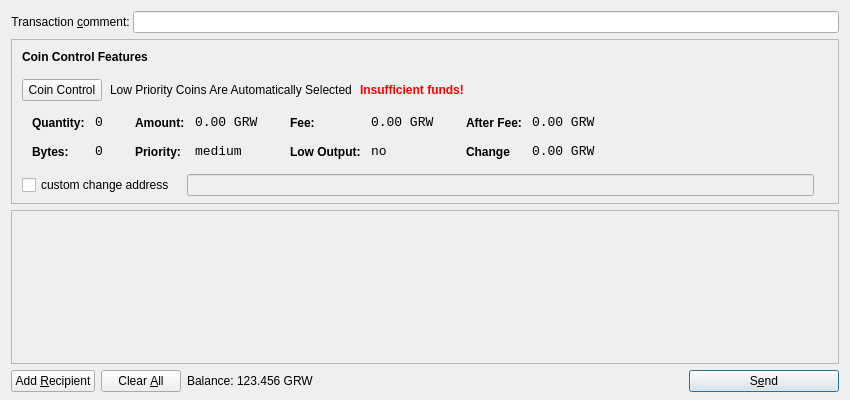
<?xml version="1.0" encoding="UTF-8"?>
<ui version="4.0">
 <class>SendCoinsDialog</class>
 <widget class="QDialog" name="SendCoinsDialog">
  <property name="geometry">
   <rect>
    <x>0</x>
    <y>0</y>
    <width>850</width>
    <height>400</height>
   </rect>
  </property>
  <property name="windowTitle">
   <string>Send Coins</string>
  </property>
  <layout class="QVBoxLayout" name="verticalLayout" stretch="0,1,0,0">
   <property name="bottomMargin">
    <number>8</number>
   </property>
   <item>
    <layout class="QHBoxLayout" name="horizontalLayoutTxComment">
     <property name="spacing">
      <number>0</number>
     </property>
     <item>
      <widget class="QLabel" name="labelTxComment">
       <property name="text">
        <string>Transaction &amp;comment: </string>
       </property>
       <property name="alignment">
        <set>Qt::AlignLeading|Qt::AlignLeft|Qt::AlignRight|Qt::AlignTrailing|Qt::AlignVCenter</set>
       </property>
       <property name="buddy">
        <cstring>editTxComment</cstring>
       </property>
      </widget>
     </item>
     <item>
      <widget class="QValidatedLineEdit" name="editTxComment">
       <property name="enabled">
        <bool>true</bool>
       </property>
       <property name="toolTip">
        <string>Enter a transaction comment (Note: this information is public)</string>
       </property>
      </widget>
     </item>
    </layout>
   </item>
   <item>
    <widget class="QFrame" name="frameCoinControl">
     <property name="enabled">
      <bool>true</bool>
     </property>
     <property name="sizePolicy">
      <sizepolicy hsizetype="Expanding" vsizetype="Fixed">
       <horstretch>0</horstretch>
       <verstretch>0</verstretch>
      </sizepolicy>
     </property>
     <property name="maximumSize">
      <size>
       <width>16777215</width>
       <height>16777215</height>
      </size>
     </property>
     <property name="frameShape">
      <enum>QFrame::StyledPanel</enum>
     </property>
     <property name="frameShadow">
      <enum>QFrame::Sunken</enum>
     </property>
     <layout class="QVBoxLayout" name="verticalLayoutCoinControl2">
      <property name="spacing">
       <number>-1</number>
      </property>
      <property name="leftMargin">
       <number>0</number>
      </property>
      <property name="topMargin">
       <number>0</number>
      </property>
      <property name="rightMargin">
       <number>0</number>
      </property>
      <property name="bottomMargin">
       <number>6</number>
      </property>
      <item>
       <layout class="QVBoxLayout" name="verticalLayoutCoinControl" stretch="0,0,0,0,1">
        <property name="spacing">
         <number>0</number>
        </property>
        <property name="leftMargin">
         <number>10</number>
        </property>
        <property name="topMargin">
         <number>10</number>
        </property>
        <item>
         <layout class="QHBoxLayout" name="horizontalLayoutCoinControl1">
          <property name="bottomMargin">
           <number>15</number>
          </property>
          <item>
           <widget class="QLabel" name="labelCoinControlFeatures">
            <property name="sizePolicy">
             <sizepolicy hsizetype="Preferred" vsizetype="Maximum">
              <horstretch>0</horstretch>
              <verstretch>0</verstretch>
             </sizepolicy>
            </property>
            <property name="font">
             <font>
              <weight>75</weight>
              <bold>true</bold>
             </font>
            </property>
            <property name="styleSheet">
             <string notr="true">font-weight:bold;</string>
            </property>
            <property name="text">
             <string>Coin Control Features</string>
            </property>
           </widget>
          </item>
         </layout>
        </item>
        <item>
         <layout class="QHBoxLayout" name="horizontalLayoutCoinControl2" stretch="0,0,0,0">
          <property name="spacing">
           <number>8</number>
          </property>
          <property name="bottomMargin">
           <number>10</number>
          </property>
          <item>
           <widget class="QPushButton" name="pushButtonCoinControl">
            <property name="styleSheet">
             <string notr="true"/>
            </property>
            <property name="text">
             <string>Coin Control</string>
            </property>
           </widget>
          </item>
          <item>
           <widget class="QLabel" name="labelCoinControlAutomaticallySelected">
            <property name="text">
             <string>Low Priority Coins Are Automatically Selected</string>
            </property>
            <property name="margin">
             <number>5</number>
            </property>
           </widget>
          </item>
          <item>
           <widget class="QLabel" name="labelCoinControlInsuffFunds">
            <property name="font">
             <font>
              <weight>75</weight>
              <bold>true</bold>
             </font>
            </property>
            <property name="styleSheet">
             <string notr="true">color:red;font-weight:bold;</string>
            </property>
            <property name="text">
             <string>Insufficient funds!</string>
            </property>
            <property name="margin">
             <number>5</number>
            </property>
           </widget>
          </item>
          <item>
           <spacer name="horizontalSpacerCoinControl">
            <property name="orientation">
             <enum>Qt::Horizontal</enum>
            </property>
            <property name="sizeHint" stdset="0">
             <size>
              <width>40</width>
              <height>1</height>
             </size>
            </property>
           </spacer>
          </item>
         </layout>
        </item>
        <item>
         <widget class="QWidget" name="widgetCoinControl" native="true">
          <property name="sizePolicy">
           <sizepolicy hsizetype="Preferred" vsizetype="Preferred">
            <horstretch>0</horstretch>
            <verstretch>0</verstretch>
           </sizepolicy>
          </property>
          <property name="minimumSize">
           <size>
            <width>0</width>
            <height>0</height>
           </size>
          </property>
          <property name="styleSheet">
           <string notr="true"/>
          </property>
          <layout class="QHBoxLayout" name="horizontalLayoutCoinControl5">
           <property name="margin">
            <number>0</number>
           </property>
           <item>
            <layout class="QHBoxLayout" name="horizontalLayoutCoinControl3" stretch="0,0,0,1">
             <property name="spacing">
              <number>20</number>
             </property>
             <property name="topMargin">
              <number>0</number>
             </property>
             <property name="bottomMargin">
              <number>10</number>
             </property>
             <item>
              <layout class="QFormLayout" name="formLayoutCoinControl1">
               <property name="horizontalSpacing">
                <number>10</number>
               </property>
               <property name="verticalSpacing">
                <number>14</number>
               </property>
               <property name="leftMargin">
                <number>10</number>
               </property>
               <property name="topMargin">
                <number>4</number>
               </property>
               <property name="rightMargin">
                <number>6</number>
               </property>
               <item row="0" column="0">
                <widget class="QLabel" name="labelCoinControlQuantityText">
                 <property name="styleSheet">
                  <string notr="true">font-weight:bold;</string>
                 </property>
                 <property name="text">
                  <string>Quantity:</string>
                 </property>
                 <property name="margin">
                  <number>0</number>
                 </property>
                </widget>
               </item>
               <item row="0" column="1">
                <widget class="QLabel" name="labelCoinControlQuantity">
                 <property name="font">
                  <font>
                   <family>Monospace</family>
                   <pointsize>10</pointsize>
                  </font>
                 </property>
                 <property name="cursor">
                  <cursorShape>IBeamCursor</cursorShape>
                 </property>
                 <property name="contextMenuPolicy">
                  <enum>Qt::ActionsContextMenu</enum>
                 </property>
                 <property name="text">
                  <string>0</string>
                 </property>
                 <property name="margin">
                  <number>0</number>
                 </property>
                 <property name="textInteractionFlags">
                  <set>Qt::LinksAccessibleByMouse|Qt::TextSelectableByKeyboard|Qt::TextSelectableByMouse</set>
                 </property>
                </widget>
               </item>
               <item row="1" column="0">
                <widget class="QLabel" name="labelCoinControlBytesText">
                 <property name="styleSheet">
                  <string notr="true">font-weight:bold;</string>
                 </property>
                 <property name="text">
                  <string>Bytes:</string>
                 </property>
                </widget>
               </item>
               <item row="1" column="1">
                <widget class="QLabel" name="labelCoinControlBytes">
                 <property name="font">
                  <font>
                   <family>Monospace</family>
                   <pointsize>10</pointsize>
                  </font>
                 </property>
                 <property name="cursor">
                  <cursorShape>IBeamCursor</cursorShape>
                 </property>
                 <property name="contextMenuPolicy">
                  <enum>Qt::ActionsContextMenu</enum>
                 </property>
                 <property name="text">
                  <string>0</string>
                 </property>
                 <property name="textInteractionFlags">
                  <set>Qt::LinksAccessibleByMouse|Qt::TextSelectableByKeyboard|Qt::TextSelectableByMouse</set>
                 </property>
                </widget>
               </item>
              </layout>
             </item>
             <item>
              <layout class="QFormLayout" name="formLayoutCoinControl2">
               <property name="horizontalSpacing">
                <number>10</number>
               </property>
               <property name="verticalSpacing">
                <number>14</number>
               </property>
               <property name="leftMargin">
                <number>6</number>
               </property>
               <property name="topMargin">
                <number>4</number>
               </property>
               <property name="rightMargin">
                <number>6</number>
               </property>
               <item row="0" column="0">
                <widget class="QLabel" name="labelCoinControlAmountText">
                 <property name="styleSheet">
                  <string notr="true">font-weight:bold;</string>
                 </property>
                 <property name="text">
                  <string>Amount:</string>
                 </property>
                 <property name="margin">
                  <number>0</number>
                 </property>
                </widget>
               </item>
               <item row="0" column="1">
                <widget class="QLabel" name="labelCoinControlAmount">
                 <property name="font">
                  <font>
                   <family>Monospace</family>
                   <pointsize>10</pointsize>
                  </font>
                 </property>
                 <property name="cursor">
                  <cursorShape>IBeamCursor</cursorShape>
                 </property>
                 <property name="contextMenuPolicy">
                  <enum>Qt::ActionsContextMenu</enum>
                 </property>
                 <property name="text">
                  <string>0.00 GRW</string>
                 </property>
                 <property name="textInteractionFlags">
                  <set>Qt::LinksAccessibleByMouse|Qt::TextSelectableByKeyboard|Qt::TextSelectableByMouse</set>
                 </property>
                </widget>
               </item>
               <item row="1" column="0">
                <widget class="QLabel" name="labelCoinControlPriorityText">
                 <property name="styleSheet">
                  <string notr="true">font-weight:bold;</string>
                 </property>
                 <property name="text">
                  <string>Priority:</string>
                 </property>
                </widget>
               </item>
               <item row="1" column="1">
                <widget class="QLabel" name="labelCoinControlPriority">
                 <property name="font">
                  <font>
                   <family>Monospace</family>
                   <pointsize>10</pointsize>
                  </font>
                 </property>
                 <property name="cursor">
                  <cursorShape>IBeamCursor</cursorShape>
                 </property>
                 <property name="contextMenuPolicy">
                  <enum>Qt::ActionsContextMenu</enum>
                 </property>
                 <property name="text">
                  <string>medium</string>
                 </property>
                 <property name="textInteractionFlags">
                  <set>Qt::LinksAccessibleByMouse|Qt::TextSelectableByKeyboard|Qt::TextSelectableByMouse</set>
                 </property>
                </widget>
               </item>
              </layout>
             </item>
             <item>
              <layout class="QFormLayout" name="formLayoutCoinControl3">
               <property name="horizontalSpacing">
                <number>10</number>
               </property>
               <property name="verticalSpacing">
                <number>14</number>
               </property>
               <property name="leftMargin">
                <number>6</number>
               </property>
               <property name="topMargin">
                <number>4</number>
               </property>
               <property name="rightMargin">
                <number>6</number>
               </property>
               <item row="0" column="0">
                <widget class="QLabel" name="labelCoinControlFeeText">
                 <property name="styleSheet">
                  <string notr="true">font-weight:bold;</string>
                 </property>
                 <property name="text">
                  <string>Fee:</string>
                 </property>
                 <property name="margin">
                  <number>0</number>
                 </property>
                </widget>
               </item>
               <item row="0" column="1">
                <widget class="QLabel" name="labelCoinControlFee">
                 <property name="font">
                  <font>
                   <family>Monospace</family>
                   <pointsize>10</pointsize>
                  </font>
                 </property>
                 <property name="cursor">
                  <cursorShape>IBeamCursor</cursorShape>
                 </property>
                 <property name="contextMenuPolicy">
                  <enum>Qt::ActionsContextMenu</enum>
                 </property>
                 <property name="text">
                  <string>0.00 GRW</string>
                 </property>
                 <property name="textInteractionFlags">
                  <set>Qt::LinksAccessibleByMouse|Qt::TextSelectableByKeyboard|Qt::TextSelectableByMouse</set>
                 </property>
                </widget>
               </item>
               <item row="1" column="0">
                <widget class="QLabel" name="labelCoinControlLowOutputText">
                 <property name="styleSheet">
                  <string notr="true">font-weight:bold;</string>
                 </property>
                 <property name="text">
                  <string>Low Output:</string>
                 </property>
                </widget>
               </item>
               <item row="1" column="1">
                <widget class="QLabel" name="labelCoinControlLowOutput">
                 <property name="font">
                  <font>
                   <family>Monospace</family>
                   <pointsize>10</pointsize>
                  </font>
                 </property>
                 <property name="cursor">
                  <cursorShape>IBeamCursor</cursorShape>
                 </property>
                 <property name="contextMenuPolicy">
                  <enum>Qt::ActionsContextMenu</enum>
                 </property>
                 <property name="text">
                  <string>no</string>
                 </property>
                 <property name="textInteractionFlags">
                  <set>Qt::LinksAccessibleByMouse|Qt::TextSelectableByKeyboard|Qt::TextSelectableByMouse</set>
                 </property>
                </widget>
               </item>
              </layout>
             </item>
             <item>
              <layout class="QFormLayout" name="formLayoutCoinControl4">
               <property name="horizontalSpacing">
                <number>10</number>
               </property>
               <property name="verticalSpacing">
                <number>14</number>
               </property>
               <property name="leftMargin">
                <number>6</number>
               </property>
               <property name="topMargin">
                <number>4</number>
               </property>
               <property name="rightMargin">
                <number>6</number>
               </property>
               <item row="0" column="0">
                <widget class="QLabel" name="labelCoinControlAfterFeeText">
                 <property name="styleSheet">
                  <string notr="true">font-weight:bold;</string>
                 </property>
                 <property name="text">
                  <string>After Fee:</string>
                 </property>
                 <property name="margin">
                  <number>0</number>
                 </property>
                </widget>
               </item>
               <item row="0" column="1">
                <widget class="QLabel" name="labelCoinControlAfterFee">
                 <property name="font">
                  <font>
                   <family>Monospace</family>
                   <pointsize>10</pointsize>
                  </font>
                 </property>
                 <property name="cursor">
                  <cursorShape>IBeamCursor</cursorShape>
                 </property>
                 <property name="contextMenuPolicy">
                  <enum>Qt::ActionsContextMenu</enum>
                 </property>
                 <property name="text">
                  <string>0.00 GRW</string>
                 </property>
                 <property name="textInteractionFlags">
                  <set>Qt::LinksAccessibleByMouse|Qt::TextSelectableByKeyboard|Qt::TextSelectableByMouse</set>
                 </property>
                </widget>
               </item>
               <item row="1" column="0">
                <widget class="QLabel" name="labelCoinControlChangeText">
                 <property name="styleSheet">
                  <string notr="true">font-weight:bold;</string>
                 </property>
                 <property name="text">
                  <string>Change</string>
                 </property>
                </widget>
               </item>
               <item row="1" column="1">
                <widget class="QLabel" name="labelCoinControlChange">
                 <property name="font">
                  <font>
                   <family>Monospace</family>
                   <pointsize>10</pointsize>
                  </font>
                 </property>
                 <property name="cursor">
                  <cursorShape>IBeamCursor</cursorShape>
                 </property>
                 <property name="contextMenuPolicy">
                  <enum>Qt::ActionsContextMenu</enum>
                 </property>
                 <property name="text">
                  <string>0.00 GRW</string>
                 </property>
                 <property name="textInteractionFlags">
                  <set>Qt::LinksAccessibleByMouse|Qt::TextSelectableByKeyboard|Qt::TextSelectableByMouse</set>
                 </property>
                </widget>
               </item>
              </layout>
             </item>
            </layout>
           </item>
          </layout>
         </widget>
        </item>
        <item>
         <layout class="QHBoxLayout" name="horizontalLayoutCoinControl4" stretch="0,0,0">
          <property name="spacing">
           <number>12</number>
          </property>
          <property name="sizeConstraint">
           <enum>QLayout::SetDefaultConstraint</enum>
          </property>
          <property name="topMargin">
           <number>5</number>
          </property>
          <property name="rightMargin">
           <number>5</number>
          </property>
          <item>
           <widget class="QCheckBox" name="checkBoxCoinControlChange">
            <property name="text">
             <string>custom change address</string>
            </property>
           </widget>
          </item>
          <item>
           <widget class="QLineEdit" name="lineEditCoinControlChange">
            <property name="enabled">
             <bool>false</bool>
            </property>
            <property name="sizePolicy">
             <sizepolicy hsizetype="Expanding" vsizetype="Fixed">
              <horstretch>0</horstretch>
              <verstretch>0</verstretch>
             </sizepolicy>
            </property>
           </widget>
          </item>
          <item>
           <widget class="QLabel" name="labelCoinControlChangeLabel">
            <property name="sizePolicy">
             <sizepolicy hsizetype="Preferred" vsizetype="Expanding">
              <horstretch>0</horstretch>
              <verstretch>0</verstretch>
             </sizepolicy>
            </property>
            <property name="minimumSize">
             <size>
              <width>0</width>
              <height>0</height>
             </size>
            </property>
            <property name="text">
             <string/>
            </property>
            <property name="margin">
             <number>3</number>
            </property>
           </widget>
          </item>
         </layout>
        </item>
        <item>
         <spacer name="verticalSpacerCoinControl">
          <property name="orientation">
           <enum>Qt::Vertical</enum>
          </property>
          <property name="sizeHint" stdset="0">
           <size>
            <width>800</width>
            <height>1</height>
           </size>
          </property>
         </spacer>
        </item>
       </layout>
      </item>
     </layout>
    </widget>
   </item>
   <item>
    <widget class="QScrollArea" name="scrollArea">
     <property name="widgetResizable">
      <bool>true</bool>
     </property>
     <widget class="QWidget" name="scrollAreaWidgetContents">
      <property name="geometry">
       <rect>
        <x>0</x>
        <y>0</y>
        <width>824</width>
        <height>107</height>
       </rect>
      </property>
      <layout class="QVBoxLayout" name="verticalLayout_2">
       <property name="margin">
        <number>0</number>
       </property>
       <item>
        <layout class="QVBoxLayout" name="entries">
         <property name="spacing">
          <number>6</number>
         </property>
        </layout>
       </item>
       <item>
        <spacer name="verticalSpacer">
         <property name="orientation">
          <enum>Qt::Vertical</enum>
         </property>
         <property name="sizeHint" stdset="0">
          <size>
           <width>20</width>
           <height>40</height>
          </size>
         </property>
        </spacer>
       </item>
      </layout>
     </widget>
    </widget>
   </item>
   <item>
    <layout class="QHBoxLayout" name="horizontalLayout">
     <item>
      <widget class="QPushButton" name="addButton">
       <property name="toolTip">
        <string>Send to multiple recipients at once</string>
       </property>
       <property name="text">
        <string>Add &amp;Recipient</string>
       </property>
       <property name="icon">
        <iconset resource="../bitcoin.qrc">
         <normaloff>:/icons/add</normaloff>:/icons/add</iconset>
       </property>
       <property name="autoDefault">
        <bool>false</bool>
       </property>
      </widget>
     </item>
     <item>
      <widget class="QPushButton" name="clearButton">
       <property name="sizePolicy">
        <sizepolicy hsizetype="Minimum" vsizetype="Fixed">
         <horstretch>0</horstretch>
         <verstretch>0</verstretch>
        </sizepolicy>
       </property>
       <property name="toolTip">
        <string>Remove all transaction fields</string>
       </property>
       <property name="text">
        <string>Clear &amp;All</string>
       </property>
       <property name="icon">
        <iconset resource="../bitcoin.qrc">
         <normaloff>:/icons/remove</normaloff>:/icons/remove</iconset>
       </property>
       <property name="autoRepeatDelay">
        <number>300</number>
       </property>
       <property name="autoDefault">
        <bool>false</bool>
       </property>
      </widget>
     </item>
     <item>
      <layout class="QHBoxLayout" name="horizontalLayout_2">
       <property name="spacing">
        <number>3</number>
       </property>
       <item>
        <widget class="QLabel" name="label">
         <property name="text">
          <string>Balance:</string>
         </property>
        </widget>
       </item>
       <item>
        <widget class="QLabel" name="labelBalance">
         <property name="cursor">
          <cursorShape>IBeamCursor</cursorShape>
         </property>
         <property name="text">
          <string>123.456 GRW</string>
         </property>
         <property name="textInteractionFlags">
          <set>Qt::LinksAccessibleByMouse|Qt::TextSelectableByKeyboard|Qt::TextSelectableByMouse</set>
         </property>
        </widget>
       </item>
      </layout>
     </item>
     <item>
      <spacer name="horizontalSpacer">
       <property name="orientation">
        <enum>Qt::Horizontal</enum>
       </property>
       <property name="sizeHint" stdset="0">
        <size>
         <width>40</width>
         <height>20</height>
        </size>
       </property>
      </spacer>
     </item>
     <item>
      <widget class="QPushButton" name="sendButton">
       <property name="minimumSize">
        <size>
         <width>150</width>
         <height>0</height>
        </size>
       </property>
       <property name="toolTip">
        <string>Confirm the send action</string>
       </property>
       <property name="text">
        <string>S&amp;end</string>
       </property>
       <property name="icon">
        <iconset resource="../bitcoin.qrc">
         <normaloff>:/icons/send</normaloff>:/icons/send</iconset>
       </property>
       <property name="default">
        <bool>true</bool>
       </property>
      </widget>
     </item>
    </layout>
   </item>
  </layout>
 </widget>
 <customwidgets>
  <customwidget>
   <class>QValidatedLineEdit</class>
   <extends>QLineEdit</extends>
   <header>qvalidatedlineedit.h</header>
  </customwidget>
 </customwidgets>
 <resources>
  <include location="../bitcoin.qrc"/>
 </resources>
 <connections/>
</ui>
